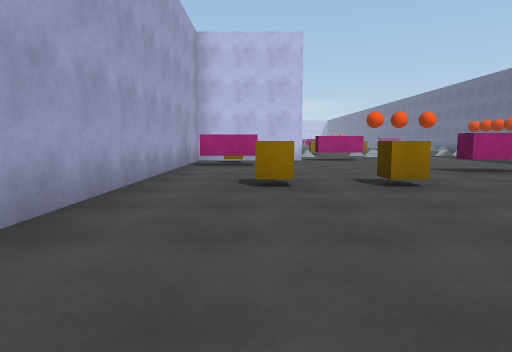
view 1 (above)

16 first-person views from a walk through a scene from a Unity 3-D project. The camera is 1.2 m above the floor, tilts 6° down and sees 75° across. The floor is counted in squares, 2 m on a side. Each view is taken from the middle of a square. On the plan, view 1 faces up. The plan holds only what a view shows up to about 10 squares ahead; the rest is blank. The place goes on beyond the plan. The player is left out.

view 2
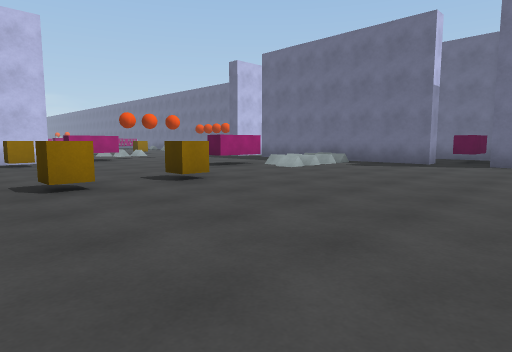

view 3
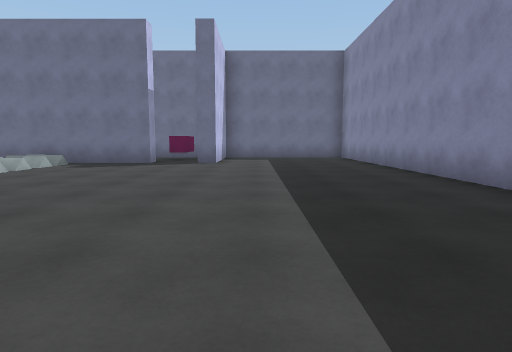

view 4
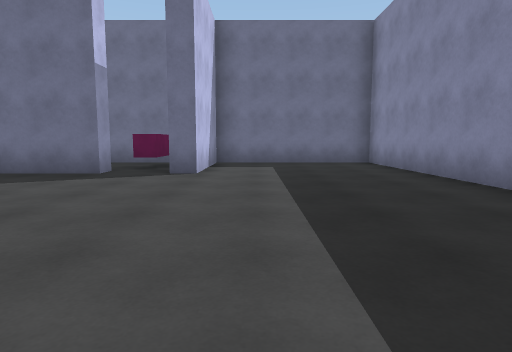

view 5
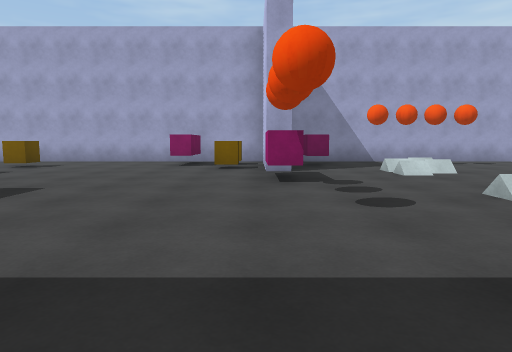

view 6
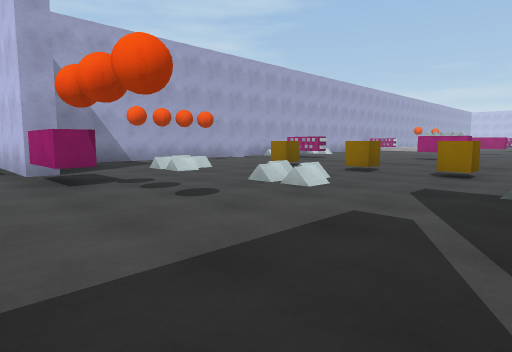

view 7
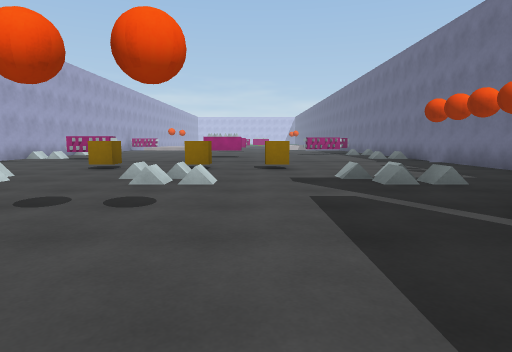

view 8
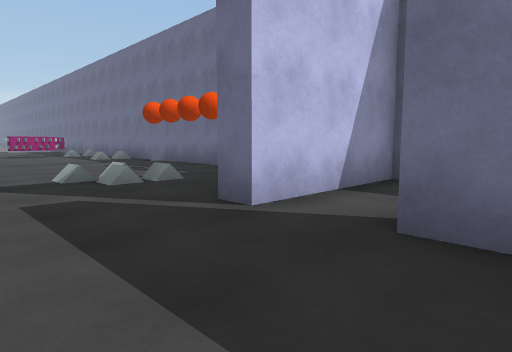

view 9
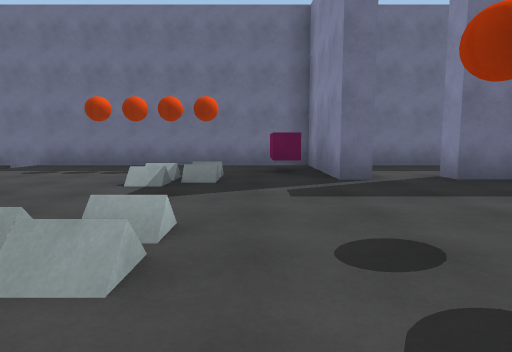

view 10
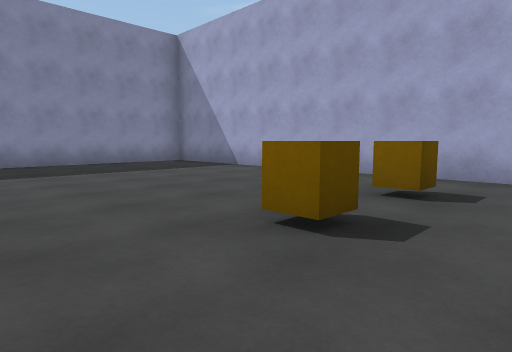

view 11
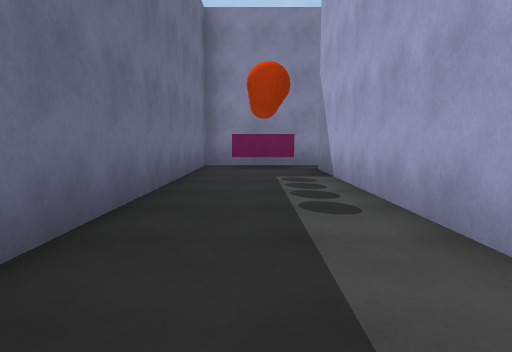

view 12
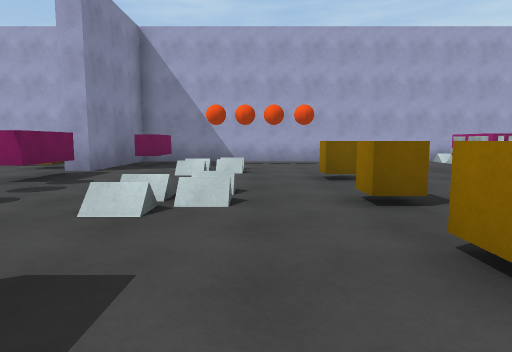

view 13
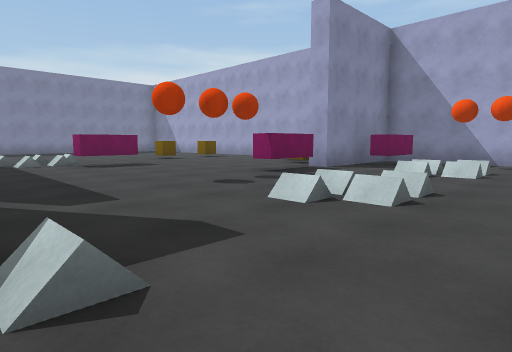

view 14
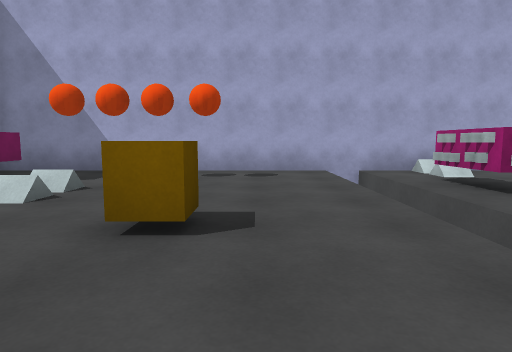

view 15
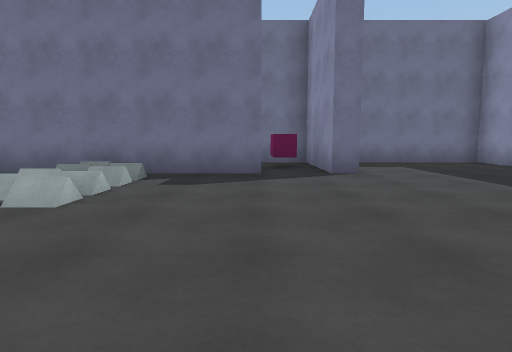

view 16
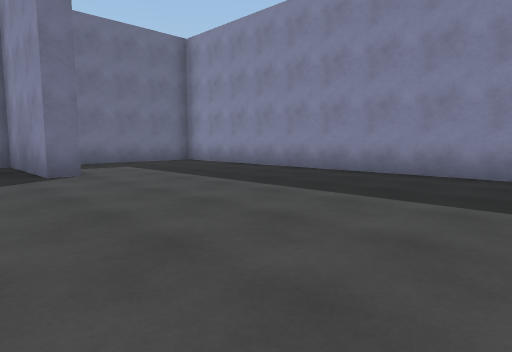

### Floor plan
Key: @ floor where view 1 was taken; # wall or solid block; x gap in a wall; . floor; / step, stairs or slope; ^ raised ledge; O other object.
Columns run from 2 left of view 1 to 12 right of it. Each row starts with its distance up from view 1.
 18 #            ##
 17 #.............#
 16 #.............#
 15 #....O.OO.....#
 14 #.............#
 13 #..//.//..//..#
 12 #x............#
 11 #^##x......####
 10 ##............#
  9 #O.O..........#
  8 #^^.......#...#
  7 #......^..#...#
  6 #.......//#...#
  5 #.O.O..///#...#
  4 #.........#...#
  3 #.........#...#
  2 #.............#
  1 #..........####
  0 #.@...........#
 -1 #.............#
 -2 #.............#
 -3 #.............#
 -4 ###############

Positions as (right, up) in squares from view 1, and headings:
1: (0, 0), facing up
2: (-1, 0), facing up-right
3: (-1, 0), facing right
4: (2, 0), facing right
5: (8, 10), facing left
6: (8, 9), facing up-left
7: (6, 8), facing up
8: (6, 8), facing up-right
9: (3, 12), facing right
10: (4, 6), facing down-left
11: (10, 10), facing down
12: (8, 14), facing left
13: (8, 15), facing down-left
14: (5, 16), facing left
15: (2, 3), facing right
16: (2, 3), facing down-right
